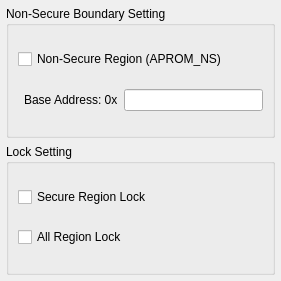
<?xml version="1.0" encoding="UTF-8"?>
<ui version="4.0">
 <class>Dialog</class>
 <widget class="QDialog" name="Dialog">
  <property name="geometry">
   <rect>
    <x>0</x>
    <y>0</y>
    <width>281</width>
    <height>281</height>
   </rect>
  </property>
  <layout class="QGridLayout" name="outer_layout">
   <property name="leftMargin">
    <number>6</number>
   </property>
   <property name="topMargin">
    <number>6</number>
   </property>
   <property name="rightMargin">
    <number>6</number>
   </property>
   <property name="bottomMargin">
    <number>6</number>
   </property>
   <property name="spacing">
    <number>6</number>
   </property>
   <item row="0" column="0" colspan="2">
    <widget class="QGroupBox" name="IDC_GROUP_NSCBA">
     <property name="title">
      <string>Non-Secure Boundary Setting</string>
     </property>
     <layout class="QGridLayout" name="layout_IDC_GROUP_NSCBA">
      <item row="0" column="0" colspan="3">
       <widget class="QCheckBox" name="IDC_CHECK_DATA_FLASH_ENABLE">
        <property name="text">
         <string>Non-Secure Region (APROM_NS)</string>
        </property>
       </widget>
      </item>
      <item row="1" column="1">
       <widget class="QLabel" name="IDC_STATIC_FLASH_BASE_ADDRESS">
        <property name="text">
         <string>Base Address: 0x</string>
        </property>
       </widget>
      </item>
      <item row="1" column="2">
       <widget class="QLineEdit" name="IDC_EDIT_FLASH_BASE_ADDRESS"/>
      </item>
     </layout>
    </widget>
   </item>
   <item row="1" column="0" colspan="2">
    <widget class="QGroupBox" name="IDC_GROUP_TWO_LEVEL_LOCK">
     <property name="title">
      <string>Lock Setting</string>
     </property>
     <layout class="QVBoxLayout" name="layout_IDC_GROUP_TWO_LEVEL_LOCK">
      <item>
       <widget class="QCheckBox" name="IDC_CHECK_SECURITYBOOT_LOCK">
        <property name="text">
         <string>Secure Region Lock</string>
        </property>
       </widget>
      </item>
      <item>
       <widget class="QCheckBox" name="IDC_CHECK_SECURITY_LOCK">
        <property name="text">
         <string>All Region Lock</string>
        </property>
       </widget>
      </item>
     </layout>
    </widget>
   </item>
  </layout>
 </widget>
 <resources/>
 <connections/>
</ui>
